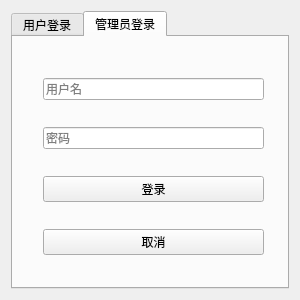
<?xml version="1.0" encoding="UTF-8"?>
<ui version="4.0">
 <class>Login</class>
 <widget class="QDialog" name="Login">
  <property name="geometry">
   <rect>
    <x>0</x>
    <y>0</y>
    <width>300</width>
    <height>300</height>
   </rect>
  </property>
  <property name="windowTitle">
   <string>Dialog</string>
  </property>
  <layout class="QHBoxLayout" name="horizontalLayout">
   <item>
    <widget class="QTabWidget" name="tabWidget">
     <property name="currentIndex">
      <number>1</number>
     </property>
     <widget class="QWidget" name="tab">
      <attribute name="title">
       <string>用户登录</string>
      </attribute>
      <widget class="QWidget" name="layoutWidget">
       <property name="geometry">
        <rect>
         <x>30</x>
         <y>20</y>
         <width>221</width>
         <height>221</height>
        </rect>
       </property>
       <layout class="QVBoxLayout" name="verticalLayout">
        <item>
         <widget class="QLineEdit" name="lineEdit">
          <property name="inputMask">
           <string/>
          </property>
          <property name="maxLength">
           <number>20</number>
          </property>
          <property name="echoMode">
           <enum>QLineEdit::Normal</enum>
          </property>
          <property name="placeholderText">
           <string>用户名</string>
          </property>
         </widget>
        </item>
        <item>
         <widget class="QLineEdit" name="lineEdit_2">
          <property name="maxLength">
           <number>12</number>
          </property>
          <property name="echoMode">
           <enum>QLineEdit::Password</enum>
          </property>
          <property name="placeholderText">
           <string>密码</string>
          </property>
         </widget>
        </item>
        <item>
         <widget class="QPushButton" name="pushButton">
          <property name="text">
           <string>登录</string>
          </property>
         </widget>
        </item>
        <item>
         <widget class="QPushButton" name="pushButton_2">
          <property name="text">
           <string>取消</string>
          </property>
         </widget>
        </item>
       </layout>
      </widget>
      <zorder>layoutWidget</zorder>
      <zorder>layoutWidget</zorder>
     </widget>
     <widget class="QWidget" name="tab_2">
      <attribute name="title">
       <string>管理员登录</string>
      </attribute>
      <widget class="QWidget" name="layoutWidget_2">
       <property name="geometry">
        <rect>
         <x>30</x>
         <y>20</y>
         <width>221</width>
         <height>221</height>
        </rect>
       </property>
       <layout class="QVBoxLayout" name="verticalLayout_2">
        <item>
         <widget class="QLineEdit" name="lineEdit_3">
          <property name="inputMask">
           <string/>
          </property>
          <property name="maxLength">
           <number>20</number>
          </property>
          <property name="echoMode">
           <enum>QLineEdit::Normal</enum>
          </property>
          <property name="placeholderText">
           <string>用户名</string>
          </property>
         </widget>
        </item>
        <item>
         <widget class="QLineEdit" name="lineEdit_4">
          <property name="maxLength">
           <number>12</number>
          </property>
          <property name="echoMode">
           <enum>QLineEdit::Password</enum>
          </property>
          <property name="placeholderText">
           <string>密码</string>
          </property>
         </widget>
        </item>
        <item>
         <widget class="QPushButton" name="pushButton_3">
          <property name="text">
           <string>登录</string>
          </property>
         </widget>
        </item>
        <item>
         <widget class="QPushButton" name="pushButton_4">
          <property name="text">
           <string>取消</string>
          </property>
         </widget>
        </item>
       </layout>
      </widget>
     </widget>
    </widget>
   </item>
  </layout>
 </widget>
 <resources/>
 <connections>
  <connection>
   <sender>pushButton_2</sender>
   <signal>clicked()</signal>
   <receiver>Login</receiver>
   <slot>close()</slot>
   <hints>
    <hint type="sourcelabel">
     <x>155</x>
     <y>246</y>
    </hint>
    <hint type="destinationlabel">
     <x>154</x>
     <y>248</y>
    </hint>
   </hints>
  </connection>
  <connection>
   <sender>pushButton_4</sender>
   <signal>clicked()</signal>
   <receiver>Login</receiver>
   <slot>close()</slot>
   <hints>
    <hint type="sourcelabel">
     <x>151</x>
     <y>235</y>
    </hint>
    <hint type="destinationlabel">
     <x>149</x>
     <y>149</y>
    </hint>
   </hints>
  </connection>
 </connections>
</ui>
